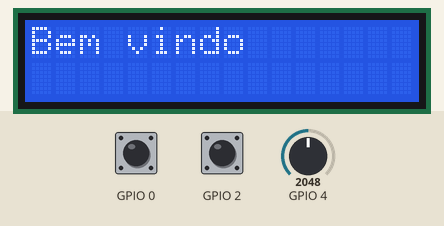
The sketch below on a simulated ESP32. Parts: 16×2 character LCD. The inputs (shaded band) are chosen by the test bench; at power-on: GPIO 2 LOW, GPIO 4 = 2048, GPIO 0 HIGH.

Above: at 1.2 s.
1.3 s: GPIO 2 driven HIGH
At 2.8 s:
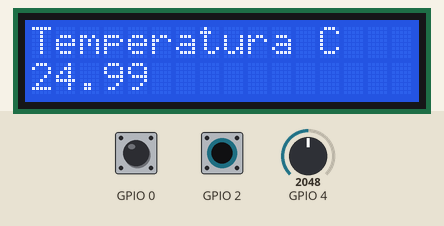
3.1 s: GPIO 4 set to 2692
At 5.2 s:
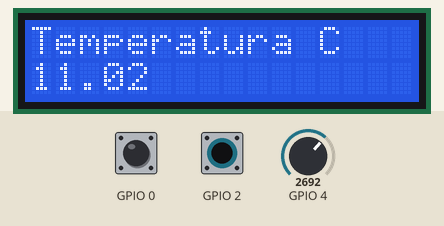
5.7 s: GPIO 4 set to 2808
At 7.5 s:
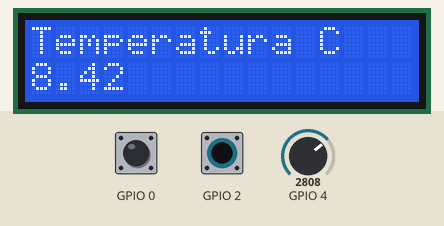
7.8 s: GPIO 4 set to 2866
At 9.5 s:
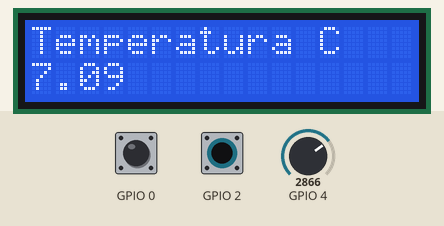
9.8 s: GPIO 2 pulsed LOW 5 times (0.12 s each, 0.3 s apart)
At 12.1 s:
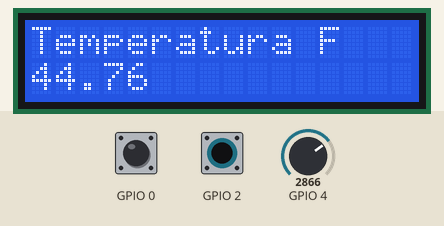
13.0 s: GPIO 4 set to 3497
At 14.4 s:
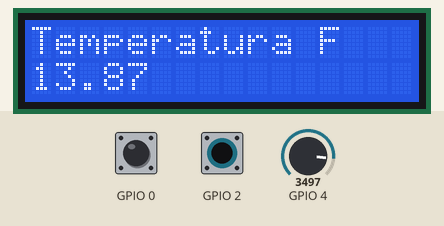
15.1 s: GPIO 4 set to 3607
Timing chart, 0 to 18.1 s (numbered marks = the images above; inputs shaded):
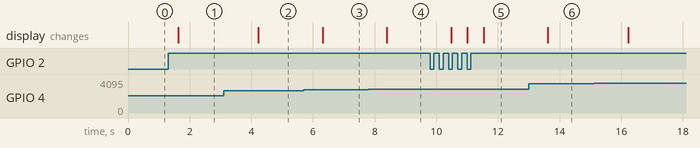

The sketch:

verificar_temperatura_usando_freertos.ino
```cpp
/*
  A formula usada para fazer os calculo e encontrar os valores das temperaturas em graus C e F
  eu encontrei no site: https://portal.vidadesilicio.com.br/sensor-temperatura-ntc10k-com-esp32/

  As implementações relacionadas as threads eu fiz seguindo a documentação do Freertos
*/

#include <freertos/FreeRTOS.h>
#include <freertos/task.h>
#include <freertos/semphr.h>

#include <LiquidCrystal_I2C.h>
LiquidCrystal_I2C LCD = LiquidCrystal_I2C(0x27, 16, 2);

#define TEMPO_DEBOUNCE 500 //ms
volatile unsigned long timestamp_ultimo_acionamento = 0;

TaskHandle_t tarefaTemperatura;
TaskHandle_t tarefaExibicaoDisplay;
TaskHandle_t tarefaVerificarSemaforos;

SemaphoreHandle_t SMF1;
SemaphoreHandle_t SMF2;
SemaphoreHandle_t SMF3;

volatile double fahrenheit;
volatile double celsius;
volatile boolean exibirTemperatura = false;
volatile boolean selecionadoCelsius = false;
volatile boolean limparDisplay = false;

void verificarTemperatura(void *arg){
  // Tensão de saida do ESP32
  double Vs = 3.3;

  // Resistor utilizado no divisor de tensão
  double R1 = 10000;

  // Valor de Beta
  double Beta = 3950;

  // Valor em Kelvin referente a 25º Celsius
  double To=298.15;

  double Ro=10000;
  double adcMax = 4095.0;
  double Vout, Rt;
  double T, Tc, Tf, adc;

  while(true){
    // GARANTE QUE AS INFORMAÇÕES SERÃO RESETADAS APÓS CADA LEITURA
    Vout = 0;
    Rt = 0;
    T =0;
    Tc = 0;
    Tf = 0;
    adc = 0;

    // variavel que recebe leitura do sensor = analogRead(numero do pino)
    adc = analogRead(4);

    // CALCULOS PARA CONVERSÃO DA LEITURA RECEBIDA PELO ESP32 EM TEMPERATURA EM °C
    Vout = adc * Vs/adcMax;
    Rt = R1 * Vout / (Vs - Vout);
    T = 1/(1/To + log(Rt/Ro)/Beta);
    Tc = T - 273.15;
    Tf = Tc * 9 / 5 + 32;
    celsius = Tc;
    fahrenheit = Tf;
    vTaskDelay(1000);
  }
}

void exibicaoDisplay(void *arg){
  while(true){

    if(limparDisplay){
      LCD.clear();
      limparDisplay = false;
    }

    if(exibirTemperatura) {
      if(selecionadoCelsius){
        LCD.setCursor(0, 0);
        LCD.println("Temperatura C");
        LCD.setCursor(0, 1);
        LCD.println(celsius);
      } else{
        LCD.setCursor(0, 0);
        LCD.println("Temperatura F");
        LCD.setCursor(0, 1);
        LCD.println(fahrenheit);
      }
    }

    if(!exibirTemperatura){
      LCD.setCursor(0, 0);
      LCD.println("Bem vindo");
    }
    vTaskDelay(500);
  }
}

void verificarSemaforos(void *arg){
  while(true){
    if (xSemaphoreTake(SMF1, pdMS_TO_TICKS(200)) == true) {

      xSemaphoreTake(SMF3, portMAX_DELAY );

        selecionadoCelsius = !selecionadoCelsius;
        exibirTemperatura = true;
        limparDisplay = true;

      xSemaphoreGive(SMF3);
    }
    if (xSemaphoreTake(SMF2, pdMS_TO_TICKS(200)) == true) {
      xSemaphoreTake(SMF3, portMAX_DELAY );

        exibirTemperatura = false;
        selecionadoCelsius = false;
        limparDisplay = true;

      xSemaphoreGive(SMF3);
    }
    vTaskDelay(250);
  }
}

void IRAM_ATTR isr() {
  if ( (millis() - timestamp_ultimo_acionamento) >= TEMPO_DEBOUNCE ){
    timestamp_ultimo_acionamento = millis();
    xSemaphoreGiveFromISR(SMF1, NULL);
  }
}

void IRAM_ATTR isr2(){
  if ( (millis() - timestamp_ultimo_acionamento) >= TEMPO_DEBOUNCE ){
    timestamp_ultimo_acionamento = millis();
    xSemaphoreGiveFromISR(SMF2, NULL);
  }
}

void setup() {
  attachInterrupt(2, isr, RISING);
  attachInterrupt(0, isr2, RISING);

  SMF1 = xSemaphoreCreateBinary();
  SMF2 = xSemaphoreCreateBinary();
  SMF3 = xSemaphoreCreateMutex();
  xSemaphoreGive(SMF3);

  LCD.init();
  LCD.backlight();
  LCD.clear();

  xTaskCreatePinnedToCore(exibicaoDisplay, "tarefaExibicaoDisplay" , 4096 , NULL, 1 , NULL,0);
  xTaskCreatePinnedToCore(verificarTemperatura, "tarefaTemperatura" , 4096 , NULL, 1 , NULL,0);
  xTaskCreatePinnedToCore(verificarSemaforos, "tarefaVerificarSemaforos" , 4096 , NULL, 1 , NULL,0);
}

void loop() {
  vTaskDelete(NULL);
}
```

Measured:
- the behaviour switches between 2738 and 2739 on GPIO 4 (found by bisection; images 2 and 3)
- after the input at 1.3 s, the display: changes after 0.32 s (image 1)
- after the input at 3.1 s, the display: changes after 1.1 s (image 2)
- after the input at 5.7 s, the display: changes after 0.62 s (image 3)
- after the input at 7.8 s, the display: changes after 0.60 s (image 4)
- after the input at 9.8 s, the display: changes after 0.69 s (image 5)
- after the input at 13.0 s, the display: changes after 0.62 s (image 6)
